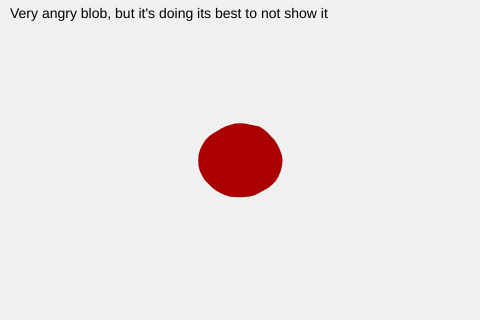
Frame 1 (no input)
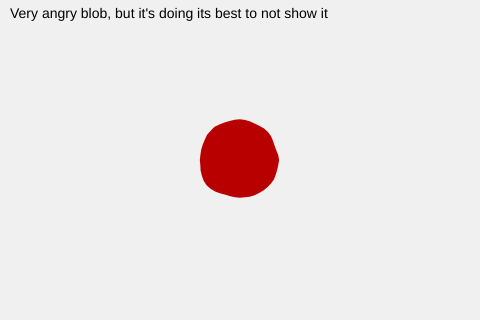
Frame 60 (no input)
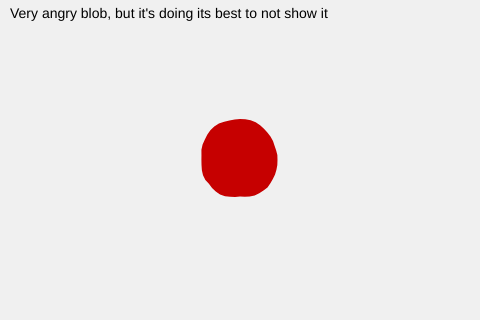
Frame 120 (the mouse pressed at the canvas centre since frame 60)

The p5.js sketch that drew these frames (run headless with seeded random() and noise() and a simulated clock; from frame 60 on, the mouse is pressed at the canvas centre):

// p5.js sketch
// ── sketch.js
// Base Blob
let blob = {
  x: 240,
  y: 160,

  r: 40,          // Base radius
  points: 48,     // Smooth circle resolution

  wobble: 8,
  wobbleFreq: 0.8,

  t: 0,
  tSpeed: 0.01,

  // Pulsing
  pulsing: false,
  pulseT: 0,
  pulseDur: 0.5,
  pulseGap: 180,
  frameLast: 0,

  // color changing
  colorT: 0,
  colorSpeed: 0.005,
};

let pulseBtn;

function setup() {
  createCanvas(480, 320);
  noStroke();
  textFont("sans-serif");
  textSize(14);

  pulseBtn = createButton("Make it angry");
  pulseBtn.position(10, height + 10);
  pulseBtn.mousePressed(triggerPulse);
}

// Manually start a pulse
function triggerPulse() {
  blob.pulsing = true;
  blob.pulseT = 0;
}

function draw() {
  background(240);

  // noise time
  blob.t += blob.tSpeed;

  // Auto pulse every few seconds
  if (!blob.pulsing && frameCount - blob.frameLast > blob.pulseGap) {
    triggerPulse();
  }

  let p = 0;
  if (blob.pulsing) {
    blob.pulseT += deltaTime / 1000;
    p = constrain(blob.pulseT / blob.pulseDur, 0, 1);

    if (p >= 1) {
      blob.pulsing = false;
      blob.frameLast = frameCount;
    }
  }

  let pulseAmt = sin(p * PI);

  let pts = floor(lerp(blob.points, 11, pulseAmt));

  let wob = lerp(blob.wobble, 46, pulseAmt);

  let freq = lerp(blob.wobbleFreq, 5.0, pulseAmt);

  let baseR = lerp(blob.r, 75, pulseAmt);

  blob.colorT += blob.colorSpeed;
  let idleAmt = (sin(blob.colorT) + 1) * 0.5;

  let idleCol = lerpColor(
    color(120, 0, 0),
    color(220, 0, 0),
    idleAmt
  );

  // Bright flash colour for pulse
  let pulseCol = color(255, 70, 70);

  let col = lerpColor(idleCol, pulseCol, pulseAmt);

  fill(col);
  beginShape();

  for (let i = 0; i < pts; i++) {
    const a = (i / pts) * TAU;

    const n = noise(
      cos(a) * freq + 100,
      sin(a) * freq + 100,
      blob.t
    );

    const r = baseR + map(n, 0, 1, -wob, wob);

    vertex(
      blob.x + cos(a) * r,
      blob.y + sin(a) * r
    );
  }

  endShape(CLOSE);

  fill(0);
  text(
    "Very angry blob, but it's doing its best to not show it",
    10,
    18
  );
}
